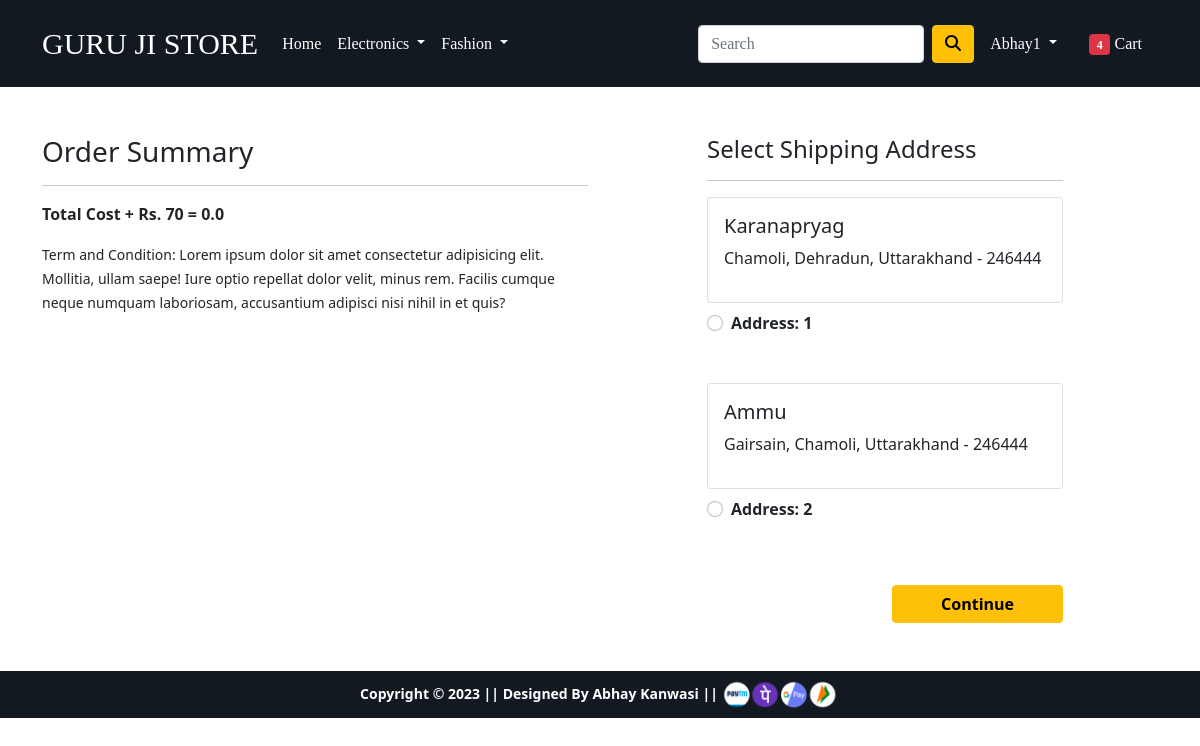
The page /checkout/ (signed in) on the database its author committed.
### app/models.py (models this page shows, shortened)
class Customer(models.Model):
    user = models.ForeignKey(User, on_delete=models.CASCADE)
    name = models.CharField(max_length=200)
    locality = models.CharField(max_length=200)
    city = models.CharField(max_length=50)
    zipcode = models.IntegerField()
    state = models.CharField(choices=STATE_CHOICES, max_length=50)

### app/views.py (the view)
# urls.py: path('checkout/', views.checkout, name='checkout'),
@login_required
def checkout(request):
  user = request.user
  add = Customer.objects.filter(user = user)
  cart_item = Cart.objects.filter(user = user)
  amount = 0.0
  shipping_amount = 70.0
  totalamount = 0.0
  cart_product = [product for product in Cart.objects.all() if product.user == user]
  if cart_product:
    for product in cart_product:
      tempamount = (product.quantity * product.product.discount_price)
      amount += tempamount
    totalamount = amount + shipping_amount
  return render(request, 'app/checkout.html', {'add' : add, 'totalamount' : totalamount, 'cart_items' : cart_item})

### app/templates/app/checkout.html (shortened to what this page needs)
{% extends 'app/base.html' %}
{% load static %}
{% block main-content %}
<div class="container">
 <div class="row mt-5">
  <div class="col-sm-6">
    <h3>Order Summary</h3>
    <hr>
      <p class="fw-bold">Total Cost + Rs. 70 = {{totalamount}}</p>
    <small>Term and Condition: Lorem ipsum dolor sit amet consectetur adipisicing elit. Mollitia, ullam saepe! Iure optio repellat dolor velit, minus rem. Facilis cumque neque numquam laboriosam, accusantium adipisci nisi nihil in et quis?</small>
  </div>
  <div class="col-sm-4 offset-sm-1">
    <h4>Select Shipping Address</h4>
    <hr>
    <form action="/paymentdone">
      {% for ad in add  %}
      <div class="card">
        <div class="card-body">
        <h5>{{ad.name | capfirst}}</h5>
        <p>{{ad.locality}}, {{ad.city}}, {{ad.state}} - {{ad.zipcode}}</p>
        </div>
      </div>
        <div class="form-check mt-2 mb-5">
          <input class="form-check-input" type="radio" name = "custid" id="custadd {{forloop.counter}}" value="{{ad.id}}">
          <label class="form-check-label fw-bold" for="">
            Address: {{forloop.counter}} </label>
        </div>
        {% endfor %}
        <div class="text-end">
          <button type="submit" class="btn btn-warning mt-3 px-5 fw-bold">Continue</button>
        </div>
      </form>
    </div>
  </div>
</div>
{% endblock main-content %}

### app/templates/app/base.html (shortened to what this page needs)
<!doctype html>
{% load static %}
<html lang="en">
  <head>
    <link href="https://cdn.jsdelivr.net/npm/bootstrap@5.0.0-beta1/dist/css/bootstrap.min.css" rel="stylesheet">
    <link rel="stylesheet" href="{% static 'app/css/owl.carousel.min.css' %}">
    <link rel="stylesheet" href="{% static 'app/css/all.min.css' %}">
    <link rel="stylesheet" href="{% static 'app/css/style.css' %}">
  </head>
  <body>
    <nav class="navbar navbar-expand-lg navbar-dark p-3" style = "background:#131921; font-family: Serif;">
     <div class="container">
       <a class="navbar-brand" href="/" style="text-transform: uppercase; font-family: Serif; font-size: 30px;">Guru Ji Store</a>
       <div class="collapse navbar-collapse" id="navbarSupportedContent">
         <ul class="navbar-nav me-auto mb-2 mb-lg-0">
           <li class="nav-item">
             <a class="nav-link active" aria-current="page" href="/">Home</a>
           </li>
           <li class="nav-item dropdown">
             <a class="nav-link dropdown-toggle text-white" href="#" id="electronicsDropdown" role="button" data-bs-toggle="dropdown" aria-expanded="false">
               Electronics
             </a>
           </li>
           <li class="nav-item dropdown">
             <a class="nav-link dropdown-toggle text-white" href="#" id="fashionDropdown" role="button" data-bs-toggle="dropdown" aria-expanded="false">
               Fashion
             </a>
           </li>
         </ul>
         <form class="d-flex">
           <input class="form-control me-2" type="search" placeholder="Search" aria-label="Search">
           <button class="btn btn-warning" type="submit"><i class="fa fa-search"></i></button>
         </form>
         <div>
          <ul class="navbar-nav me-auto mb-2 mb-lg-0">
          {% if request.user.is_authenticated %}
           <li class="nav-item dropdown mx-2">
              <a class="nav-link dropdown-toggle text-white" href="#" id="profileDropdown" role="button" data-bs-toggle="dropdown" aria-expanded="false">
                {{request.user.username|capfirst}}
              </a>
            </li>
            <li class="nav-item mx-2">
             <a href="{% url 'showcart' %}" class="nav-link text-white"><span class="badge bg-danger">4</span> Cart </a>
            </li>
          {% endif %}
          </ul>
         </div>
       </div>
     </div>
    </nav>
    {% block main-content %} {% endblock main-content %}
    <footer class="container-fluid text-center p-2 mt-5" style = "background:#131921; mt-auto;">
        <small class="text-white"><strong>Copyright &copy; 2023 || Designed By Abhay Kanwasi || </strong></small>
        <img src="{% static 'app/images/payment.png' %}" alt="" srcset="" class="img-fluid" height="1px" width="10%">
    </footer>
  </body>
</html>

### rows shown on the page
Customer: name "Karanapryag", locality "Chamoli", city "Dehradun", state "Uttarakhand", zipcode "246444"
Customer: name "Ammu", locality "Gairsain", city "Chamoli", state "Uttarakhand", zipcode "246444"

### other values the page prints
{{ request.user.username|capfirst }} "Abhay1"
{{ totalamount }} "0.0"
